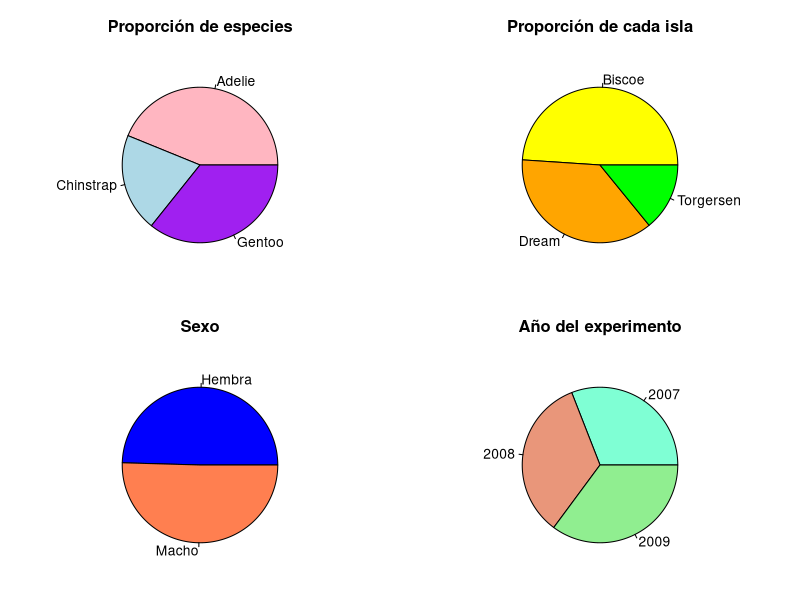
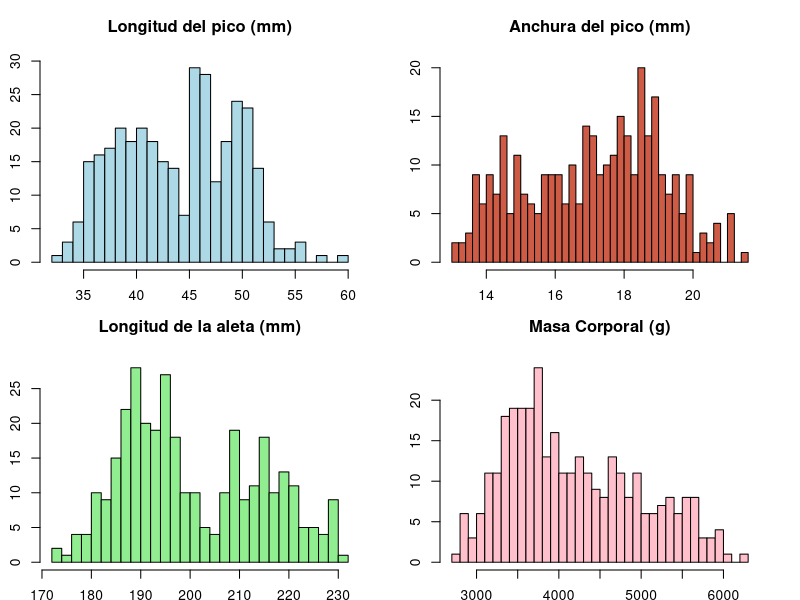
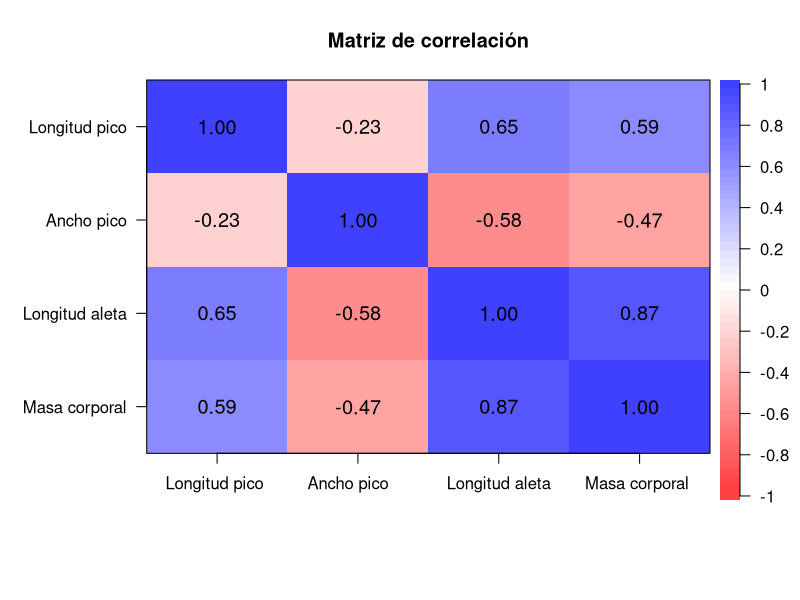

Write the R code that produced these figures, in order.
## ---- chunk 1
library(palmerpenguins)
datos <- penguins
## ---- chunk 2
summary(datos)
head(datos)
## ---- chunk 3
datos = na.omit(datos)
summary(datos)
## ---- chunk 4
par(plt = c(0.1, 0.9, 0.1, 0.8))
par(mfrow=c(2,2))
pie(prop.table(table(datos$species)),col = c("lightpink","lightblue","purple"), main = "Proporción de especies")
pie(prop.table(table(datos$island)),col = c("yellow","orange","green"), main = "Proporción de cada isla")
pie(prop.table(table(datos$sex)), labels = c("Hembra", "Macho"), col = c("blue","coral"), main = "Sexo")
pie(prop.table(table(datos$year)),col = c("aquamarine","darksalmon","lightgreen"), main = "Año del experimento")
## ---- chunk 5
par(mfrow=c(2,2))
hist(datos$bill_length_mm, main='Longitud del pico (mm)', breaks = 30, col = 'lightblue',
     xlab = "Longitud pico", ylab = "Frecuencia")
hist(datos$bill_depth_mm, main='Anchura del pico (mm)', breaks = 35, col = 'coral3',
     xlab = "Ancho pico", ylab = "Frecuencia")
hist(datos$flipper_length_mm, main='Longitud de la aleta (mm)', breaks = 30, col = 'lightgreen', xlab = "Longitud aleta", ylab = "Frecuencia")
hist(datos$body_mass_g, main='Masa Corporal (g)', breaks = 30, col = 'pink',
     xlab = "Masa corporal", ylab = "Frecuencia")
## ---- chunk 6
library(psych)
datos2 = datos[,c(-1,-2,-7,-8)] # eliminamos las variables no numéricas
nombres = c("Longitud pico", "Ancho pico", "Longitud aleta", "Masa corporal")
corPlot(datos2, cex = 0.8,  main = "Matriz de correlación", labels = nombres)
## ---- chunk 7
ping_adelie = datos[datos$species=="Adelie",]
ping_chinstrap = datos[datos$species=="Chinstrap",]
ping_gentoo = datos[datos$species=="Gentoo",]

mean(ping_adelie$bill_length_mm)
mean(ping_chinstrap$bill_length_mm)
mean(ping_gentoo$bill_length_mm)
## ---- chunk 8
mean(ping_adelie$bill_depth_mm)
mean(ping_chinstrap$bill_depth_mm)
mean(ping_gentoo$bill_depth_mm)
## ---- chunk 9
mean(ping_adelie$flipper_length_mm)
mean(ping_chinstrap$flipper_length_mm)
mean(ping_gentoo$flipper_length_mm)
## ---- chunk 10
mean(ping_adelie$body_mass_g)
mean(ping_chinstrap$body_mass_g)
mean(ping_gentoo$body_mass_g)
## ---- chunk 11
sd(ping_adelie$bill_length_mm)
sd(ping_chinstrap$bill_length_mm)
sd(ping_gentoo$bill_length_mm)
